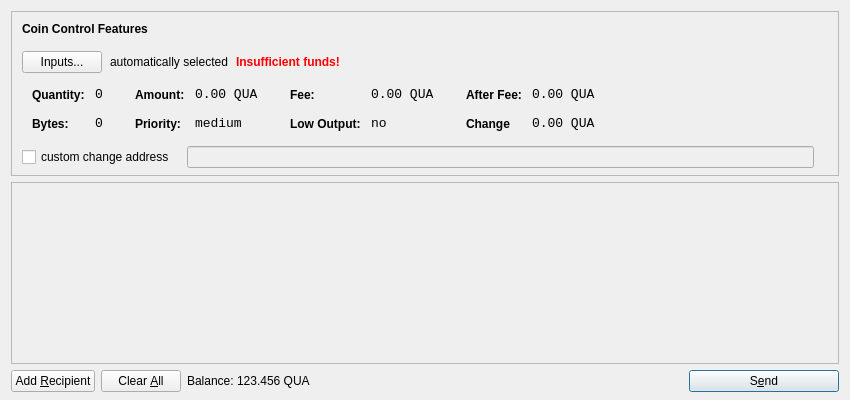
<?xml version="1.0" encoding="UTF-8"?>
<ui version="4.0">
 <class>SendCoinsDialog</class>
 <widget class="QDialog" name="SendCoinsDialog">
  <property name="geometry">
   <rect>
    <x>0</x>
    <y>0</y>
    <width>850</width>
    <height>400</height>
   </rect>
  </property>
  <property name="windowTitle">
   <string>Send Coins</string>
  </property>
  <layout class="QVBoxLayout" name="verticalLayout" stretch="0,1,0">
   <property name="bottomMargin">
    <number>8</number>
   </property>
   <item>
    <widget class="QFrame" name="frameCoinControl">
     <property name="sizePolicy">
      <sizepolicy hsizetype="Expanding" vsizetype="Expanding">
       <horstretch>0</horstretch>
       <verstretch>0</verstretch>
      </sizepolicy>
     </property>
     <property name="maximumSize">
      <size>
       <width>16777215</width>
       <height>16777215</height>
      </size>
     </property>
     <property name="frameShape">
      <enum>QFrame::StyledPanel</enum>
     </property>
     <property name="frameShadow">
      <enum>QFrame::Sunken</enum>
     </property>
     <layout class="QVBoxLayout" name="verticalLayoutCoinControl2">
      <property name="spacing">
       <number>-1</number>
      </property>
      <property name="leftMargin">
       <number>0</number>
      </property>
      <property name="topMargin">
       <number>0</number>
      </property>
      <property name="rightMargin">
       <number>0</number>
      </property>
      <property name="bottomMargin">
       <number>6</number>
      </property>
      <item>
       <layout class="QVBoxLayout" name="verticalLayoutCoinControl" stretch="0,0,0,0,1">
        <property name="spacing">
         <number>0</number>
        </property>
        <property name="leftMargin">
         <number>10</number>
        </property>
        <property name="topMargin">
         <number>10</number>
        </property>
        <item>
         <layout class="QHBoxLayout" name="horizontalLayoutCoinControl1">
          <property name="bottomMargin">
           <number>15</number>
          </property>
          <item>
           <widget class="QLabel" name="labelCoinControlFeatures">
            <property name="sizePolicy">
             <sizepolicy hsizetype="Preferred" vsizetype="Maximum">
              <horstretch>0</horstretch>
              <verstretch>0</verstretch>
             </sizepolicy>
            </property>
            <property name="font">
             <font>
              <weight>75</weight>
              <bold>true</bold>
             </font>
            </property>
            <property name="styleSheet">
             <string notr="true">font-weight:bold;</string>
            </property>
            <property name="text">
             <string>Coin Control Features</string>
            </property>
           </widget>
          </item>
         </layout>
        </item>
        <item>
         <layout class="QHBoxLayout" name="horizontalLayoutCoinControl2" stretch="0,0,0,0">
          <property name="spacing">
           <number>8</number>
          </property>
          <property name="bottomMargin">
           <number>10</number>
          </property>
          <item>
           <widget class="QPushButton" name="pushButtonCoinControl">
            <property name="styleSheet">
             <string notr="true"/>
            </property>
            <property name="text">
             <string>Inputs...</string>
            </property>
           </widget>
          </item>
          <item>
           <widget class="QLabel" name="labelCoinControlAutomaticallySelected">
            <property name="text">
             <string>automatically selected</string>
            </property>
            <property name="margin">
             <number>5</number>
            </property>
           </widget>
          </item>
          <item>
           <widget class="QLabel" name="labelCoinControlInsuffFunds">
            <property name="font">
             <font>
              <weight>75</weight>
              <bold>true</bold>
             </font>
            </property>
            <property name="styleSheet">
             <string notr="true">color:red;font-weight:bold;</string>
            </property>
            <property name="text">
             <string>Insufficient funds!</string>
            </property>
            <property name="margin">
             <number>5</number>
            </property>
           </widget>
          </item>
          <item>
           <spacer name="horizontalSpacerCoinControl">
            <property name="orientation">
             <enum>Qt::Horizontal</enum>
            </property>
            <property name="sizeHint" stdset="0">
             <size>
              <width>40</width>
              <height>1</height>
             </size>
            </property>
           </spacer>
          </item>
         </layout>
        </item>
        <item>
         <widget class="QWidget" name="widgetCoinControl" native="true">
          <property name="sizePolicy">
           <sizepolicy hsizetype="Preferred" vsizetype="Preferred">
            <horstretch>0</horstretch>
            <verstretch>0</verstretch>
           </sizepolicy>
          </property>
          <property name="minimumSize">
           <size>
            <width>0</width>
            <height>0</height>
           </size>
          </property>
          <property name="styleSheet">
           <string notr="true"/>
          </property>
          <layout class="QHBoxLayout" name="horizontalLayoutCoinControl5">
           <property name="margin">
            <number>0</number>
           </property>
           <item>
            <layout class="QHBoxLayout" name="horizontalLayoutCoinControl3" stretch="0,0,0,1">
             <property name="spacing">
              <number>20</number>
             </property>
             <property name="topMargin">
              <number>0</number>
             </property>
             <property name="bottomMargin">
              <number>10</number>
             </property>
             <item>
              <layout class="QFormLayout" name="formLayoutCoinControl1">
               <property name="horizontalSpacing">
                <number>10</number>
               </property>
               <property name="verticalSpacing">
                <number>14</number>
               </property>
               <property name="leftMargin">
                <number>10</number>
               </property>
               <property name="topMargin">
                <number>4</number>
               </property>
               <property name="rightMargin">
                <number>6</number>
               </property>
               <item row="0" column="0">
                <widget class="QLabel" name="labelCoinControlQuantityText">
                 <property name="styleSheet">
                  <string notr="true">font-weight:bold;</string>
                 </property>
                 <property name="text">
                  <string>Quantity:</string>
                 </property>
                 <property name="margin">
                  <number>0</number>
                 </property>
                </widget>
               </item>
               <item row="0" column="1">
                <widget class="QLabel" name="labelCoinControlQuantity">
                 <property name="font">
                  <font>
                   <family>Monospace</family>
                   <pointsize>10</pointsize>
                  </font>
                 </property>
                 <property name="cursor">
                  <cursorShape>IBeamCursor</cursorShape>
                 </property>
                 <property name="contextMenuPolicy">
                  <enum>Qt::ActionsContextMenu</enum>
                 </property>
                 <property name="text">
                  <string>0</string>
                 </property>
                 <property name="margin">
                  <number>0</number>
                 </property>
                 <property name="textInteractionFlags">
                  <set>Qt::LinksAccessibleByMouse|Qt::TextSelectableByKeyboard|Qt::TextSelectableByMouse</set>
                 </property>
                </widget>
               </item>
               <item row="1" column="0">
                <widget class="QLabel" name="labelCoinControlBytesText">
                 <property name="styleSheet">
                  <string notr="true">font-weight:bold;</string>
                 </property>
                 <property name="text">
                  <string>Bytes:</string>
                 </property>
                </widget>
               </item>
               <item row="1" column="1">
                <widget class="QLabel" name="labelCoinControlBytes">
                 <property name="font">
                  <font>
                   <family>Monospace</family>
                   <pointsize>10</pointsize>
                  </font>
                 </property>
                 <property name="cursor">
                  <cursorShape>IBeamCursor</cursorShape>
                 </property>
                 <property name="contextMenuPolicy">
                  <enum>Qt::ActionsContextMenu</enum>
                 </property>
                 <property name="text">
                  <string>0</string>
                 </property>
                 <property name="textInteractionFlags">
                  <set>Qt::LinksAccessibleByMouse|Qt::TextSelectableByKeyboard|Qt::TextSelectableByMouse</set>
                 </property>
                </widget>
               </item>
              </layout>
             </item>
             <item>
              <layout class="QFormLayout" name="formLayoutCoinControl2">
               <property name="horizontalSpacing">
                <number>10</number>
               </property>
               <property name="verticalSpacing">
                <number>14</number>
               </property>
               <property name="leftMargin">
                <number>6</number>
               </property>
               <property name="topMargin">
                <number>4</number>
               </property>
               <property name="rightMargin">
                <number>6</number>
               </property>
               <item row="0" column="0">
                <widget class="QLabel" name="labelCoinControlAmountText">
                 <property name="styleSheet">
                  <string notr="true">font-weight:bold;</string>
                 </property>
                 <property name="text">
                  <string>Amount:</string>
                 </property>
                 <property name="margin">
                  <number>0</number>
                 </property>
                </widget>
               </item>
               <item row="0" column="1">
                <widget class="QLabel" name="labelCoinControlAmount">
                 <property name="font">
                  <font>
                   <family>Monospace</family>
                   <pointsize>10</pointsize>
                  </font>
                 </property>
                 <property name="cursor">
                  <cursorShape>IBeamCursor</cursorShape>
                 </property>
                 <property name="contextMenuPolicy">
                  <enum>Qt::ActionsContextMenu</enum>
                 </property>
                 <property name="text">
                  <string>0.00 QUA</string>
                 </property>
                 <property name="textInteractionFlags">
                  <set>Qt::LinksAccessibleByMouse|Qt::TextSelectableByKeyboard|Qt::TextSelectableByMouse</set>
                 </property>
                </widget>
               </item>
               <item row="1" column="0">
                <widget class="QLabel" name="labelCoinControlPriorityText">
                 <property name="styleSheet">
                  <string notr="true">font-weight:bold;</string>
                 </property>
                 <property name="text">
                  <string>Priority:</string>
                 </property>
                </widget>
               </item>
               <item row="1" column="1">
                <widget class="QLabel" name="labelCoinControlPriority">
                 <property name="font">
                  <font>
                   <family>Monospace</family>
                   <pointsize>10</pointsize>
                  </font>
                 </property>
                 <property name="cursor">
                  <cursorShape>IBeamCursor</cursorShape>
                 </property>
                 <property name="contextMenuPolicy">
                  <enum>Qt::ActionsContextMenu</enum>
                 </property>
                 <property name="text">
                  <string>medium</string>
                 </property>
                 <property name="textInteractionFlags">
                  <set>Qt::LinksAccessibleByMouse|Qt::TextSelectableByKeyboard|Qt::TextSelectableByMouse</set>
                 </property>
                </widget>
               </item>
              </layout>
             </item>
             <item>
              <layout class="QFormLayout" name="formLayoutCoinControl3">
               <property name="horizontalSpacing">
                <number>10</number>
               </property>
               <property name="verticalSpacing">
                <number>14</number>
               </property>
               <property name="leftMargin">
                <number>6</number>
               </property>
               <property name="topMargin">
                <number>4</number>
               </property>
               <property name="rightMargin">
                <number>6</number>
               </property>
               <item row="0" column="0">
                <widget class="QLabel" name="labelCoinControlFeeText">
                 <property name="styleSheet">
                  <string notr="true">font-weight:bold;</string>
                 </property>
                 <property name="text">
                  <string>Fee:</string>
                 </property>
                 <property name="margin">
                  <number>0</number>
                 </property>
                </widget>
               </item>
               <item row="0" column="1">
                <widget class="QLabel" name="labelCoinControlFee">
                 <property name="font">
                  <font>
                   <family>Monospace</family>
                   <pointsize>10</pointsize>
                  </font>
                 </property>
                 <property name="cursor">
                  <cursorShape>IBeamCursor</cursorShape>
                 </property>
                 <property name="contextMenuPolicy">
                  <enum>Qt::ActionsContextMenu</enum>
                 </property>
                 <property name="text">
                  <string>0.00 QUA</string>
                 </property>
                 <property name="textInteractionFlags">
                  <set>Qt::LinksAccessibleByMouse|Qt::TextSelectableByKeyboard|Qt::TextSelectableByMouse</set>
                 </property>
                </widget>
               </item>
               <item row="1" column="0">
                <widget class="QLabel" name="labelCoinControlLowOutputText">
                 <property name="styleSheet">
                  <string notr="true">font-weight:bold;</string>
                 </property>
                 <property name="text">
                  <string>Low Output:</string>
                 </property>
                </widget>
               </item>
               <item row="1" column="1">
                <widget class="QLabel" name="labelCoinControlLowOutput">
                 <property name="font">
                  <font>
                   <family>Monospace</family>
                   <pointsize>10</pointsize>
                  </font>
                 </property>
                 <property name="cursor">
                  <cursorShape>IBeamCursor</cursorShape>
                 </property>
                 <property name="contextMenuPolicy">
                  <enum>Qt::ActionsContextMenu</enum>
                 </property>
                 <property name="text">
                  <string>no</string>
                 </property>
                 <property name="textInteractionFlags">
                  <set>Qt::LinksAccessibleByMouse|Qt::TextSelectableByKeyboard|Qt::TextSelectableByMouse</set>
                 </property>
                </widget>
               </item>
              </layout>
             </item>
             <item>
              <layout class="QFormLayout" name="formLayoutCoinControl4">
               <property name="horizontalSpacing">
                <number>10</number>
               </property>
               <property name="verticalSpacing">
                <number>14</number>
               </property>
               <property name="leftMargin">
                <number>6</number>
               </property>
               <property name="topMargin">
                <number>4</number>
               </property>
               <property name="rightMargin">
                <number>6</number>
               </property>
               <item row="0" column="0">
                <widget class="QLabel" name="labelCoinControlAfterFeeText">
                 <property name="styleSheet">
                  <string notr="true">font-weight:bold;</string>
                 </property>
                 <property name="text">
                  <string>After Fee:</string>
                 </property>
                 <property name="margin">
                  <number>0</number>
                 </property>
                </widget>
               </item>
               <item row="0" column="1">
                <widget class="QLabel" name="labelCoinControlAfterFee">
                 <property name="font">
                  <font>
                   <family>Monospace</family>
                   <pointsize>10</pointsize>
                  </font>
                 </property>
                 <property name="cursor">
                  <cursorShape>IBeamCursor</cursorShape>
                 </property>
                 <property name="contextMenuPolicy">
                  <enum>Qt::ActionsContextMenu</enum>
                 </property>
                 <property name="text">
                  <string>0.00 QUA</string>
                 </property>
                 <property name="textInteractionFlags">
                  <set>Qt::LinksAccessibleByMouse|Qt::TextSelectableByKeyboard|Qt::TextSelectableByMouse</set>
                 </property>
                </widget>
               </item>
               <item row="1" column="0">
                <widget class="QLabel" name="labelCoinControlChangeText">
                 <property name="styleSheet">
                  <string notr="true">font-weight:bold;</string>
                 </property>
                 <property name="text">
                  <string>Change</string>
                 </property>
                </widget>
               </item>
               <item row="1" column="1">
                <widget class="QLabel" name="labelCoinControlChange">
                 <property name="font">
                  <font>
                   <family>Monospace</family>
                   <pointsize>10</pointsize>
                  </font>
                 </property>
                 <property name="cursor">
                  <cursorShape>IBeamCursor</cursorShape>
                 </property>
                 <property name="contextMenuPolicy">
                  <enum>Qt::ActionsContextMenu</enum>
                 </property>
                 <property name="text">
                  <string>0.00 QUA</string>
                 </property>
                 <property name="textInteractionFlags">
                  <set>Qt::LinksAccessibleByMouse|Qt::TextSelectableByKeyboard|Qt::TextSelectableByMouse</set>
                 </property>
                </widget>
               </item>
              </layout>
             </item>
            </layout>
           </item>
          </layout>
         </widget>
        </item>
        <item>
         <layout class="QHBoxLayout" name="horizontalLayoutCoinControl4" stretch="0,0,0">
          <property name="spacing">
           <number>12</number>
          </property>
          <property name="sizeConstraint">
           <enum>QLayout::SetDefaultConstraint</enum>
          </property>
          <property name="topMargin">
           <number>5</number>
          </property>
          <property name="rightMargin">
           <number>5</number>
          </property>
          <item>
           <widget class="QCheckBox" name="checkBoxCoinControlChange">
            <property name="text">
             <string>custom change address</string>
            </property>
           </widget>
          </item>
          <item>
           <widget class="QLineEdit" name="lineEditCoinControlChange">
            <property name="enabled">
             <bool>false</bool>
            </property>
            <property name="sizePolicy">
             <sizepolicy hsizetype="Expanding" vsizetype="Fixed">
              <horstretch>0</horstretch>
              <verstretch>0</verstretch>
             </sizepolicy>
            </property>
           </widget>
          </item>
          <item>
           <widget class="QLabel" name="labelCoinControlChangeLabel">
            <property name="sizePolicy">
             <sizepolicy hsizetype="Preferred" vsizetype="Expanding">
              <horstretch>0</horstretch>
              <verstretch>0</verstretch>
             </sizepolicy>
            </property>
            <property name="minimumSize">
             <size>
              <width>0</width>
              <height>0</height>
             </size>
            </property>
            <property name="text">
             <string/>
            </property>
            <property name="margin">
             <number>3</number>
            </property>
           </widget>
          </item>
         </layout>
        </item>
        <item>
         <spacer name="verticalSpacerCoinControl">
          <property name="orientation">
           <enum>Qt::Vertical</enum>
          </property>
          <property name="sizeHint" stdset="0">
           <size>
            <width>800</width>
            <height>1</height>
           </size>
          </property>
         </spacer>
        </item>
       </layout>
      </item>
     </layout>
    </widget>
   </item>
   <item>
    <widget class="QScrollArea" name="scrollArea">
     <property name="widgetResizable">
      <bool>true</bool>
     </property>
     <widget class="QWidget" name="scrollAreaWidgetContents">
      <property name="geometry">
       <rect>
        <x>0</x>
        <y>0</y>
        <width>830</width>
        <height>165</height>
       </rect>
      </property>
      <layout class="QVBoxLayout" name="verticalLayout_2">
       <property name="margin">
        <number>0</number>
       </property>
       <item>
        <layout class="QVBoxLayout" name="entries">
         <property name="spacing">
          <number>6</number>
         </property>
        </layout>
       </item>
       <item>
        <spacer name="verticalSpacer">
         <property name="orientation">
          <enum>Qt::Vertical</enum>
         </property>
         <property name="sizeHint" stdset="0">
          <size>
           <width>20</width>
           <height>40</height>
          </size>
         </property>
        </spacer>
       </item>
      </layout>
     </widget>
    </widget>
   </item>
   <item>
    <layout class="QHBoxLayout" name="horizontalLayout">
     <item>
      <widget class="QPushButton" name="addButton">
       <property name="toolTip">
        <string>Send to multiple recipients at once</string>
       </property>
       <property name="text">
        <string>Add &amp;Recipient</string>
       </property>
       <property name="autoDefault">
        <bool>false</bool>
       </property>
      </widget>
     </item>
     <item>
      <widget class="QPushButton" name="clearButton">
       <property name="sizePolicy">
        <sizepolicy hsizetype="Minimum" vsizetype="Fixed">
         <horstretch>0</horstretch>
         <verstretch>0</verstretch>
        </sizepolicy>
       </property>
       <property name="toolTip">
        <string>Remove all transaction fields</string>
       </property>
       <property name="text">
        <string>Clear &amp;All</string>
       </property>
       <property name="autoRepeatDelay">
        <number>300</number>
       </property>
       <property name="autoDefault">
        <bool>false</bool>
       </property>
      </widget>
     </item>
     <item>
      <layout class="QHBoxLayout" name="horizontalLayout_2">
       <property name="spacing">
        <number>3</number>
       </property>
       <item>
        <widget class="QLabel" name="label">
         <property name="sizePolicy">
          <sizepolicy hsizetype="Preferred" vsizetype="Fixed">
           <horstretch>0</horstretch>
           <verstretch>0</verstretch>
          </sizepolicy>
         </property>
         <property name="text">
          <string>Balance:</string>
         </property>
        </widget>
       </item>
       <item>
        <widget class="QLabel" name="labelBalance">
         <property name="sizePolicy">
          <sizepolicy hsizetype="Preferred" vsizetype="Fixed">
           <horstretch>0</horstretch>
           <verstretch>0</verstretch>
          </sizepolicy>
         </property>
         <property name="cursor">
          <cursorShape>IBeamCursor</cursorShape>
         </property>
         <property name="text">
          <string>123.456 QUA</string>
         </property>
         <property name="textInteractionFlags">
          <set>Qt::LinksAccessibleByMouse|Qt::TextSelectableByKeyboard|Qt::TextSelectableByMouse</set>
         </property>
        </widget>
       </item>
      </layout>
     </item>
     <item>
      <spacer name="horizontalSpacer">
       <property name="orientation">
        <enum>Qt::Horizontal</enum>
       </property>
       <property name="sizeHint" stdset="0">
        <size>
         <width>40</width>
         <height>20</height>
        </size>
       </property>
      </spacer>
     </item>
     <item>
      <widget class="QPushButton" name="sendButton">
       <property name="minimumSize">
        <size>
         <width>150</width>
         <height>0</height>
        </size>
       </property>
       <property name="toolTip">
        <string>Confirm the send action</string>
       </property>
       <property name="text">
        <string>S&amp;end</string>
       </property>
       <property name="icon">
        <iconset resource="../bitcoin.qrc">
         <normaloff>:/icons/send</normaloff>:/icons/send</iconset>
       </property>
       <property name="default">
        <bool>true</bool>
       </property>
      </widget>
     </item>
    </layout>
   </item>
  </layout>
 </widget>
 <resources>
  <include location="../bitcoin.qrc"/>
 </resources>
 <connections/>
</ui>
